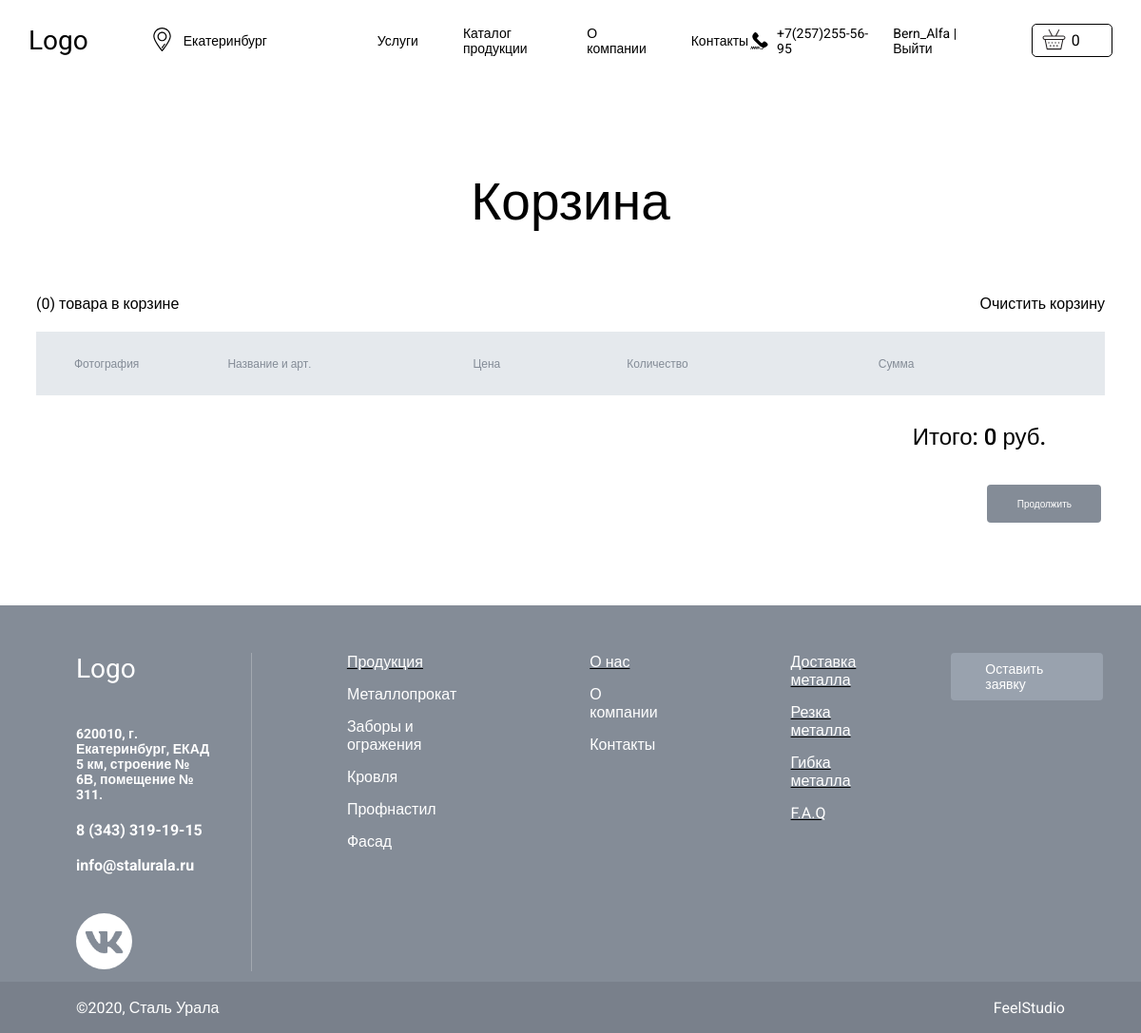
The app's page /basket/ (signed in), older data.
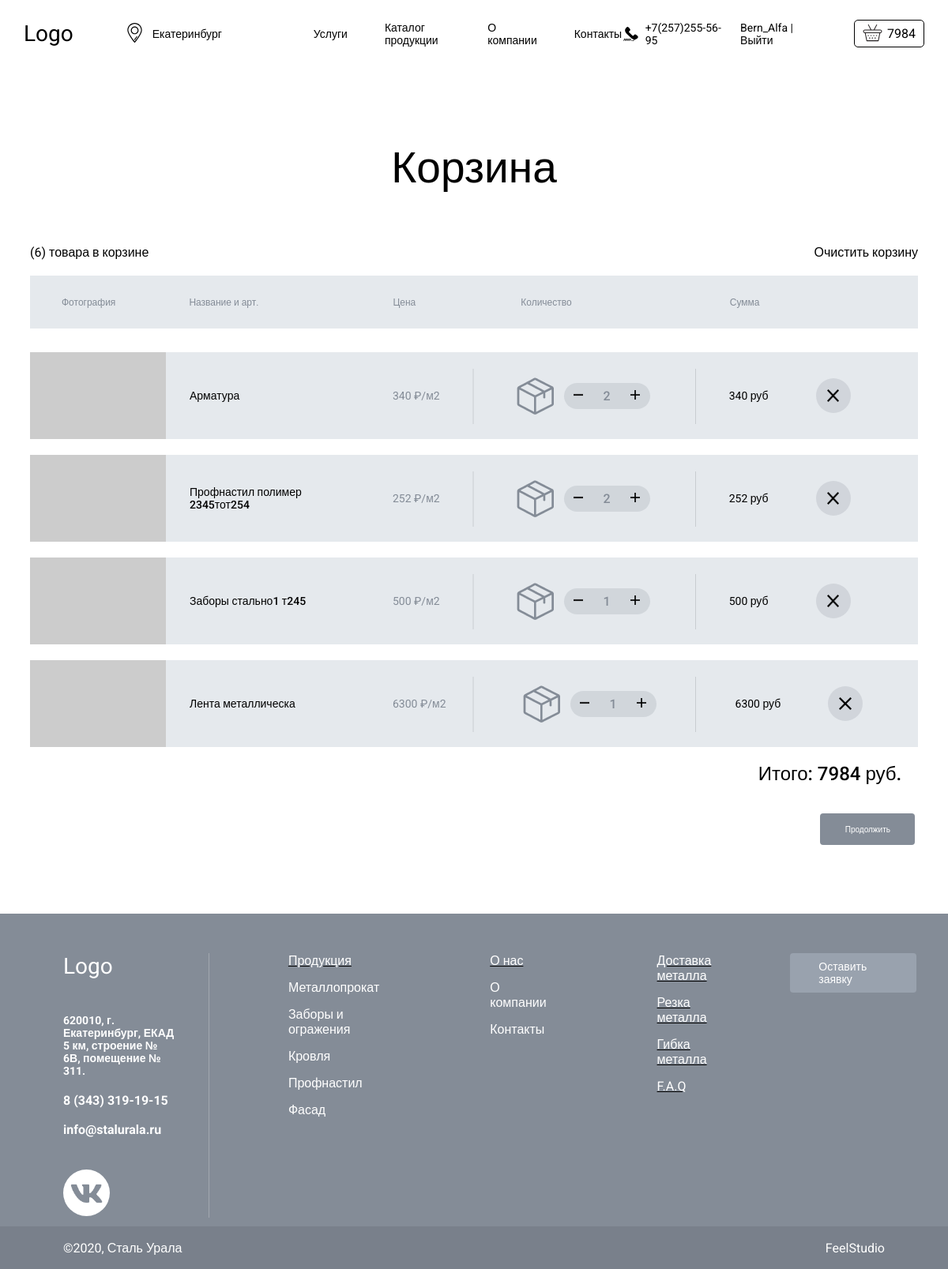
The same page, newer data.
### UralsSteelStore/models.py (models this page shows, shortened)
class Basket(models.Model):
    user = models.ForeignKey(to=User, on_delete=models.CASCADE)
    product = models.ForeignKey(to=Goods, on_delete=models.CASCADE)
    quantity = models.PositiveSmallIntegerField(default=0)
    created_timestamp = models.DateTimeField(auto_now_add=True)
    objects = BasketQuerySet.as_manager()
    def sum(self):
        return self.product.price * self.quantity

class Goods(models.Model):
    category = models.ForeignKey('Category', on_delete=models.PROTECT, verbose_name='Категория')
    title = models.CharField(max_length=300, verbose_name='Наименование товара')
    slug = models.SlugField(max_length=200, db_index=True)
    description = models.TextField(blank=True)
    price = models.IntegerField(default=0)
    is_published = models.BooleanField(default=True, verbose_name='Опубликовано')
    created_at = models.DateTimeField(auto_now_add=True)
    updated_at = models.DateTimeField(auto_now=True)
    class Meta:
        verbose_name = 'Товар'
        verbose_name_plural = 'Товары'

### UralsSteelStore/views.py (the view)
# urls.py: path('basket/', basket, name='basket'),
@login_required(login_url='users:registration')
def basket(request):
    context = {'menu': menu, 'baskets': Basket.objects.filter(user=request.user), }
    if request.method == 'POST':
        form = BasketRequestForm(request.POST)
        if form.is_valid():
            print(memory['good_id_to_basket'], form.cleaned_data)
            orders_id = random.randint(3000, 10000)
            Orders.objects.create(
                orders_id=orders_id,
                id_of_products=[order for order in memory['good_id_to_basket']],
                customer_name=form.cleaned_data['full_name'],
                customer_email=form.cleaned_data['email'],
                customer_pay_way=form.cleaned_data['pay_radio'],
                customer_delivery_way=form.cleaned_data['delivery_radio'],
                customer_comment_to_order=form.cleaned_data['comment'],
                customer_phone_number=form.cleaned_data['phone_number'],
                customer_data_processing=form.cleaned_data['checkb'],
                user=request.user
            )
            baskets = Basket.objects.filter(user=request.user)
            for basket in baskets:
                basket.delete()
            return render(request, 'UralsSteelStore/success_order.html', context={'menu': menu, 'orders_id': orders_id})
    else:
        form = BasketRequestForm()
    context['form'] = form
    return render(request, 'UralsSteelStore/basket.html', context=context)

### UralsSteelStore/context_processors.py (called while the page is built)
def baskets(request):
    user = request.user
    return {'baskets': Basket.objects.filter(user=user) if user.is_authenticated else []}

### UralsSteelStore/models.py (called while the page is built)
    def total_sum(self):
        return sum([basket.sum() for basket in self])

    def total_quantity(self):
        return sum([basket.quantity for basket in self])

### UralsSteelStore/templates/UralsSteelStore/basket.html (shortened to what this page needs)
{% extends '../base.html' %}
{% load static %}
{% block title %}Корзина{% endblock %}
{% block kevas_razmer %}kevas-basket{% endblock %}
{% block header_basket %}{{ baskets.total_sum }}{% endblock %}
{% block content %}
<div class="container">
<div class="basket">
    <div class="basket_mini_info">
        <div class="basket_number">({{ baskets.total_quantity }}) товара в корзине</div>
        <a href="{% url 'basket_remove_all' %}" class="basket_no_style" style="color: black">Очистить корзину</a>
    </div>
    <ul class="basket_head_block">
        <li class="basket_head_block_photo_title">Фотография</li>
        <li class="basket_head_block_h1_title">Название и арт.</li>
        <li class="basket_head_block_price_title">Цена</li>
        <li class="basket_head_block_quantity_title">Количество</li>
        <li class="basket_head_block_sum_price_title">Сумма</li>
    </ul>
    <div class="basket_inner">
            {% for item in baskets %}
                <div class="basket_item">
                    <img src="https://via.placeholder.com/172x110" alt="good_img" class="basket_item_img">
                    <div class="basket_item_title">{{ item.product.title }}</div>
                    <div class="basket_item_price">{{ item.product.price }} ₽/м2 </div>
                    <div class="basket_item_quantity">
                        <img src="{% static 'UralsSteelStore/icons/box.png' %}" alt="box_icon" class="good_info_icon">
                        <div class="good_info_quantity">
                            <a href="{% url 'basket_quantity_remove' item.product.pk %}"><img src="{% static 'UralsSteelStore/icons/remove.png' %}" alt="remove" class="good_info_quantity_remove" width="12"></a>
                            <div class="good_info_quantity_number">{{ item.quantity }}</div>
                            <a href="{% url 'basket_add' item.product.pk %}"><img src="{% static 'UralsSteelStore/icons/plus.png' %}" alt="plus" class="good_info_quantity_plus" width="12"></a>
                        </div>
                    </div>
                    <div class="basket_item_sum_price">{{ item.product.price }} руб</div>
                    <form action="" method="post">
                        <a href="{% url 'basket_remove' item.pk %}" class="basket_item_del_btn">
                            <img src="{% static 'UralsSteelStore/icons/x.png' %}" alt="x" class="basket_item_del_btn_img">
                        </a>
                </div>
            {% endfor %}
    <div class="basket_total_price">
        Итого: {{ baskets.total_sum }} руб.
    </div>
    <a href="#" class="basket_continue_btn">
        Продолжить
    </a>
</div>
</div>
</div>
{% endblock %}

### UralsSteelStore/templates/base.html (shortened to what the changed rows need)
{% load static %}
<!DOCTYPE html>
<html lang="en">
<head>
    <link rel="stylesheet" href="{% static 'UralsSteelStore/css/style.css' %}">
</head>
<body>
<div class="container">
<div class="{% block kevas_razmer %}kevas{% endblock %}">
    <div class="header">
        <div class="header_left">
            <div class="header_menu">
                {% for item in menu %}
                    <a class="header_menu_item" href="{% url item.url_name %}">{{ item.title }}</a>
                {% endfor %}
            </div>
        </div>
        <div class="header_right">
            <div class="header_basket">
                <a href="{% url 'basket' %}"><img src="{% static 'UralsSteelStore/icons/header/basket.svg' %}" width="25" alt="basket-icon"></a>
                <div class="header_basket_sum_price">{% block header_basket %}{% endblock %}</div>
            </div>
        </div>
    </div>
</div>
</div>
{% block content %}
{% endblock %}
</body>
</html>

Row changes from the older to the newer data that the page shows:
added Basket: total_sum "7984", total_quantity "6", product "Арматура", product.price "340", quantity "2"
added Basket: product "Профнастил полимер 2345тот254", product.price "252", quantity "2"
added Basket: product "Заборы стально1 т245", product.price "500", quantity "1"
added Basket: product "Лента металлическа", product.price "6300", quantity "1"
Text that changed along with them:
{{ baskets.total_sum }}: "0" → (not shown)
{{ baskets.total_quantity }}: "0" → (not shown)
